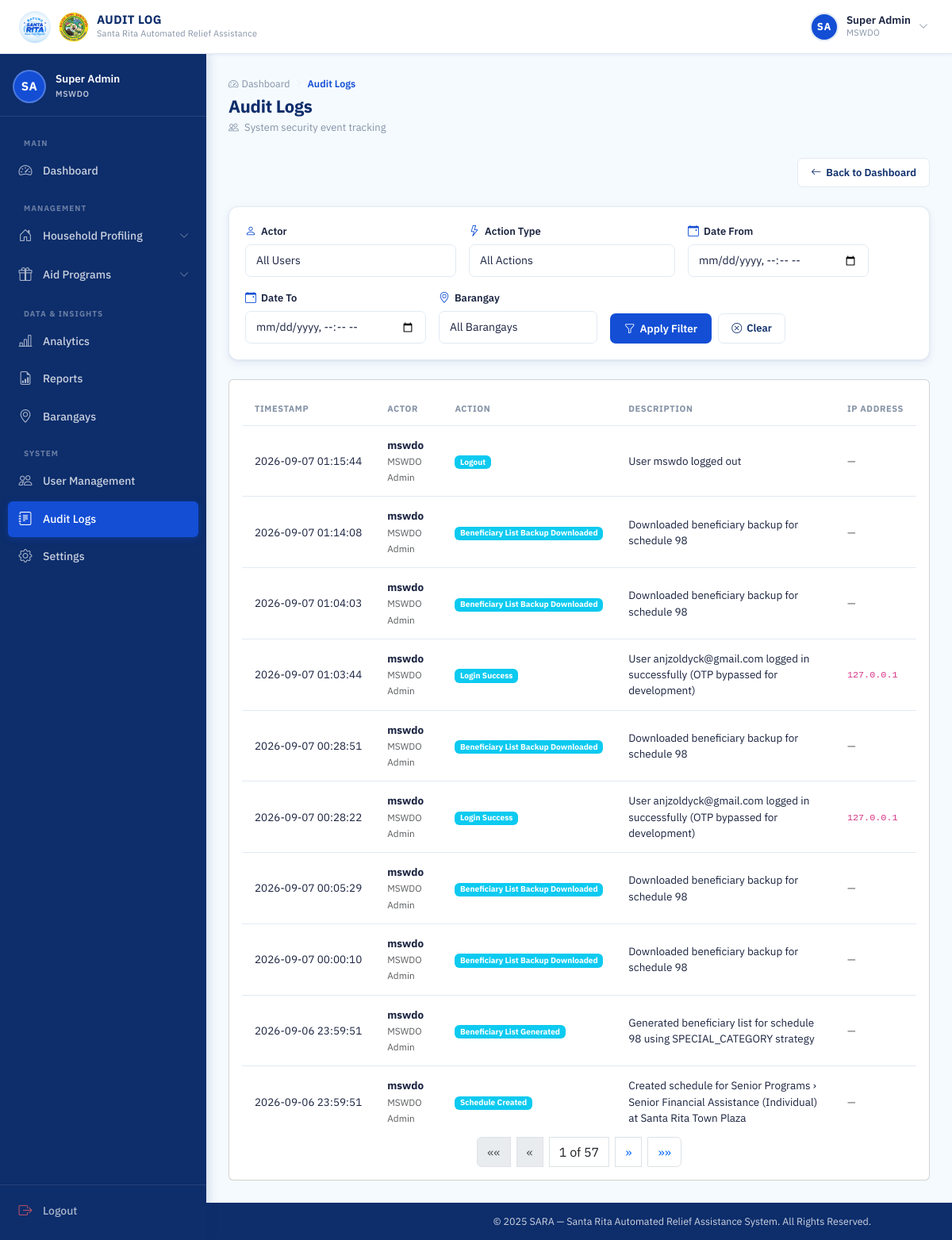
The page /mswdo/audit-log/ (signed in) on the database as committed earlier.
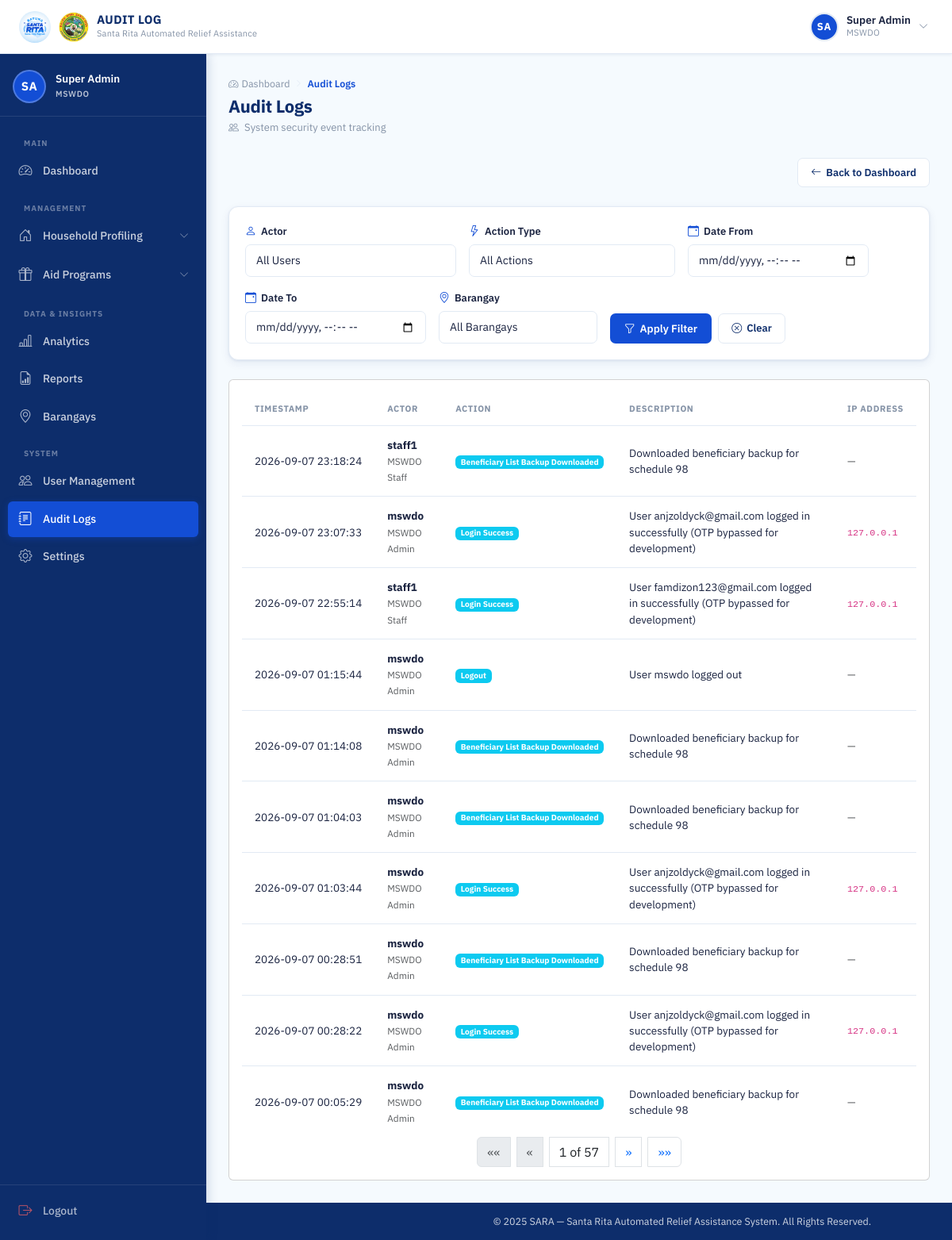
The same page on the database as committed later.
### core/models.py (models this page shows, shortened)
class AuditLog(models.Model):
    ACTION_TYPE_CHOICES = (
        ('LOGIN_SUCCESS', 'Login Success'),
        ('LOGIN_FAILURE', 'Login Failure'),
        ('LOGOUT', 'Logout'),
        ('OTP_LOCKOUT', 'OTP Verification Lockout'),
        ('OTP_SUCCESS', 'OTP Verification Success'),
        ('OTP_FAILURE', 'OTP Verification Failure'),
        ('USER_CREATED', 'User Created'),
        ('USER_ACTIVATED', 'User Activated'),
        ('USER_DEACTIVATED', 'User Deactivated'),
        ('USER_ROLE_CHANGED', 'User Role Changed'),
        ('USER_BARANGAY_CHANGED', 'User Barangay Assignment Changed'),
        ('SCHEDULE_CREATED', 'Schedule Created'),
        ('SCHEDULE_EDITED', 'Schedule Edited'),
        ('SCHEDULE_CANCELLED', 'Schedule Cancelled'),
        ('SCHEDULE_FORCE_FINISHED', 'Schedule Force Finished'),
        ('SCHEDULE_AUTO_FINISHED', 'Schedule Auto Finished'),
        ('BENEFICIARY_LIST_GENERATED', 'Beneficiary List Generated'),
        ('BENEFICIARY_MANUAL_ADD', 'Beneficiary Manual Override Add'),
        ('BENEFICIARY_MANUAL_REMOVE', 'Beneficiary Manual Override Remove'),
        ('CLAIM_RFID', 'RFID Claim Processed'),
        ('CLAIM_WALKIN', 'Walk-in Claim Processed'),
        ('ACCESS_DENIED_SCAN', 'Access Denied - Scan RFID'),
        ('ACCESS_DENIED_BENEFICIARY', 'Access Denied - Beneficiary List'),
        ('ACCESS_DENIED_SEARCH', 'Access Denied - Search Eligible'),
        ('ACCESS_DENIED_FINISH', 'Access Denied - Finish Distribution'),
        ('REPORT_GENERATED', 'Report Generated'),
        ('BENEFICIARY_BACKUP_DOWNLOADED', 'Beneficiary List Backup Downloaded'),
        ('BENEFICIARY_BACKUP_SKIPPED', 'Beneficiary List Backup Skipped'),
        ('OFFLINE_SYNC_EXPORTED', 'Offline Kit Sync Exported'),
        ('OFFLINE_CLAIM_RECONCILIATION_IMPORT', 'Offline Claim Reconciliation Import'),
    )
    actor = models.ForeignKey(
        settings.AUTH_USER_MODEL,
        on_delete=models.SET_NULL,
        null=True,
        blank=True,
        related_name='audit_logs',
        help_text="User who performed the action (null for anonymous failed login attempts)"
    )
    action_type = models.CharField(
        max_length=50,
        choices=ACTION_TYPE_CHOICES,
        db_index=True
    )
    content_type = models.ForeignKey(ContentType, on_delete=models.CASCADE, null=True, blank=True)
    object_id = models.PositiveIntegerField(null=True, blank=True)
    target = GenericForeignKey('content_type', 'object_id')
    description = models.TextField(
        help_text="Human-readable description of the action (do not include sensitive values like passwords/OTPs)"
    )
    ip_address = models.GenericIPAddressField(null=True, blank=True)
    created_at = models.DateTimeField(auto_now_add=True, db_index=True)
    class Meta:
        ordering = ['-created_at']
        indexes = [
            models.Index(fields=['action_type', 'created_at']),
            models.Index(fields=['actor', 'created_at']),
        ]

### accounts/models.py (models this page shows, shortened)
class User(AbstractUser):
    ROLE_CHOICES = (
        ('MSWDO', 'MSWDO Admin'),
        ('MSWDO_STAFF', 'MSWDO Staff'),
        ('BARANGAY', 'Barangay Admin'),
    )
    email = models.EmailField(unique=True)
    role = models.CharField(max_length=20, choices=ROLE_CHOICES)
    barangay = models.ForeignKey(
        'Barangay', on_delete=models.SET_NULL, blank=True, null=True, related_name='users'
    )
    is_active = models.BooleanField(default=True)
    middle_name = models.CharField(max_length=150, blank=True)
    suffix = models.CharField(max_length=10, blank=True, null=True)
    position = models.CharField(max_length=100, blank=True)
    birth_place = models.CharField(max_length=200, blank=True)
    CIVIL_STATUS_CHOICES = (
        ('SINGLE', 'Single'),
        ('MARRIED', 'Married'),
        ('WIDOWED', 'Widowed'),
        ('SEPARATED', 'Separated'),
        ('ANNULLED', 'Annulled'),
    )
    civil_status = models.CharField(max_length=20, choices=CIVIL_STATUS_CHOICES, blank=True)
    citizenship = models.CharField(max_length=100, blank=True, default='Filipino')
    must_change_password = models.BooleanField(default=False)
    SEX_CHOICES = (
        ('M', 'Male'),
        ('F', 'Female'),
    )
    sex = models.CharField(max_length=1, choices=SEX_CHOICES, blank=True)
    birthdate = models.DateField(blank=True, null=True)
    contact_number = models.CharField(
        max_length=13,
        blank=True,
        validators=[
            RegexValidator(
                regex=r'^(09|\+639)\d{9}$',
                message="Phone number must be entered in the format: '09XXXXXXXXX' or '+639XXXXXXXXX'."
            )
        ]
    )
    profile_image = models.ImageField(upload_to=user_profile_image_path, blank=True, null=True)

### core/views.py (the view, shortened to what this page needs)
# urls.py: path('mswdo/audit-log/', views.audit_log_view, name='audit_log'),
@login_required(login_url='login')
@session_protected
def audit_log_view(request):
    if request.user.role != 'MSWDO':
        return HttpResponseForbidden("Access Denied")
    logs = AuditLog.objects.select_related('actor').all()
    actor_filter = request.GET.get('actor')
    action_type_filter = request.GET.get('action_type')
    date_from = request.GET.get('date_from')
    date_to = request.GET.get('date_to')
    barangay_filter = request.GET.get('barangay')
    if actor_filter:
        logs = logs.filter(actor_id=actor_filter)
    if action_type_filter:
        logs = logs.filter(action_type=action_type_filter)
    logs = logs.order_by('-created_at')
    paginator = Paginator(logs, 10)
    page_number = request.GET.get('page', 1)
    page_obj = paginator.get_page(page_number)
    users = User.objects.filter(role__in=['MSWDO', 'MSWDO_STAFF', 'BARANGAY']).order_by('username')
    action_types = AuditLog.ACTION_TYPE_CHOICES
    barangays = Barangay.objects.all().order_by('name')
    return render(request, 'core/audit_log.html', {
        'page_obj': page_obj,
        'users': users,
        'action_types': action_types,
        'barangays': barangays,
        'selected_actor': actor_filter,
        'selected_action_type': action_type_filter,
        'selected_date_from': date_from,
        'selected_date_to': date_to,
        'selected_barangay': barangay_filter,
    })

### accounts/context_processors.py (called while the page is built)
def auth_required(request):
    return {
        'requires_auth': request.user.is_authenticated
    }

def offline_sync_metadata(request):
    from distribution.models import OfflineSyncMetadata
    if request.user.is_authenticated and request.user.role == 'MSWDO_STAFF':
        latest_sync = OfflineSyncMetadata.get_latest_sync()
        return {
            'latest_sync': latest_sync,
        }
    return {}

### core/templates/core/audit_log.html (shortened to what the changed rows need)
{% extends 'base.html' %}
{% load static %}
{% block css %}
<link rel="stylesheet" href="{% static 'css/mswdo_dashboard.css' %}">
<link rel="stylesheet" href="{% static 'css/barangay_accounts.css' %}">
{% endblock %}
{% block content %}
<div class="dash-page-header">
  <div>
    <h1 class="dash-page-title">Audit Logs</h1>
  </div>
</div>
<div class="card">
  <div class="card-body">
    {% if page_obj %}
    <div class="table-responsive">
      <table class="acct-table">
        <thead>
          <tr>
            <th class="acct-th">Timestamp</th>
            <th class="acct-th">Actor</th>
            <th class="acct-th">Action</th>
            <th class="acct-th">Description</th>
            <th class="acct-th">IP Address</th>
          </tr>
        </thead>
        <tbody>
          {% for log in page_obj %}
          <tr class="acct-row">
            <td class="acct-td">
              <div style="white-space: nowrap;">{{ log.created_at|date:"Y-m-d H:i:s" }}</div>
            </td>
            <td class="acct-td">
              {% if log.actor %}
                <strong>{{ log.actor.username }}</strong>
                <br>
                <small class="text-muted">{{ log.actor.get_role_display }}</small>
              {% else %}
                <span class="text-muted">Anonymous/System</span>
              {% endif %}
            </td>
            <td class="acct-td">
              <span class="badge bg-info">{{ log.get_action_type_display }}</span>
            </td>
            <td class="acct-td">{{ log.description }}</td>
            <td class="acct-td">
              {% if log.ip_address %}
                <code>{{ log.ip_address }}</code>
              {% else %}
                <span class="text-muted">—</span>
              {% endif %}
            </td>
          </tr>
          {% endfor %}
        </tbody>
      </table>
    </div>
    {% else %}
    <div class="text-center py-5">
      <i class="bi bi-inbox fs-1 text-muted"></i>
      <p class="text-muted mt-3">No audit log entries found matching your filters.</p>
    </div>
    {% endif %}
  </div>
</div>
{% endblock %}

Rows that differ between the two databases and show on the page:
no longer on this page (row unchanged): AuditLog: created_at "2026-09-07 00:00:10", actor.username "mswdo", actor.role "MSWDO Admin", action_type "Beneficiary List Backup Downloaded", description "Downloaded beneficiary backup for schedule 98"
no longer on this page (row unchanged): AuditLog: created_at "2026-09-06 23:59:51", actor.username "mswdo", actor.role "MSWDO Admin", action_type "Beneficiary List Generated", description "Generated beneficiary list for schedule 98 using SPECIAL_CATEGORY strategy"
no longer on this page (row unchanged): AuditLog: created_at "2026-09-06 23:59:51", actor.username "mswdo", actor.role "MSWDO Admin", action_type "Schedule Created", description "Created schedule for Senior Programs › Senior Financial Assistance (Individual) at Santa Rita Town Plaza"
added AuditLog: created_at "2026-09-07 23:18:24", actor.username "staff1", actor.role "MSWDO Staff", action_type "Beneficiary List Backup Downloaded", description "Downloaded beneficiary backup for schedule 98"
added AuditLog: created_at "2026-09-07 23:07:33", actor.username "mswdo", actor.role "MSWDO Admin", action_type "Login Success", description "User anjzoldyck@gmail.com logged in successfully (OTP bypassed for development)", ip_address "127.0.0.1"
added AuditLog: created_at "2026-09-07 22:55:14", actor.username "staff1", actor.role "MSWDO Staff", action_type "Login Success", description "User famdizon123@gmail.com logged in successfully (OTP bypassed for development)", ip_address "127.0.0.1"
